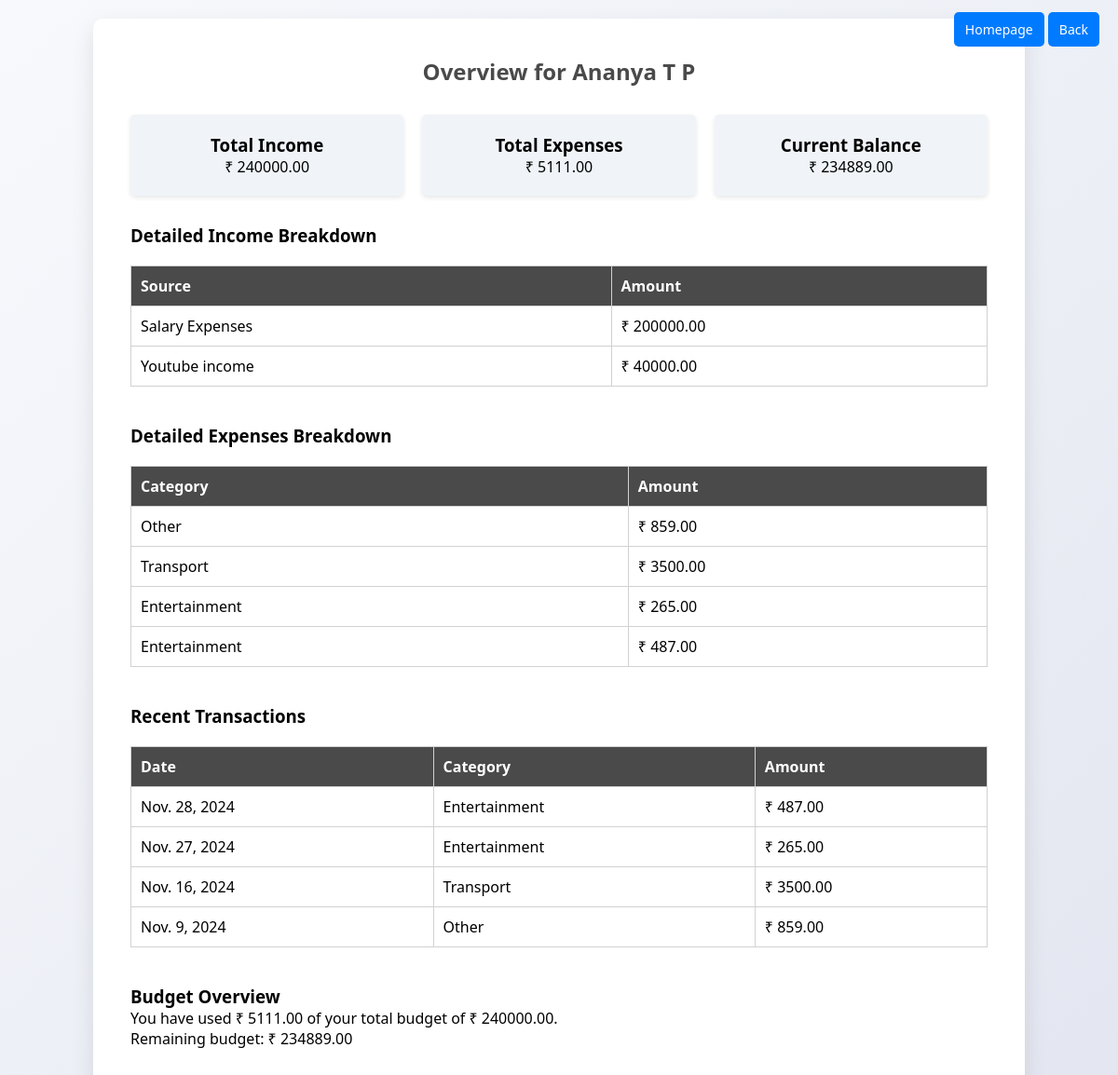
/overview/29/ (signed in), run on the app's committed database.
### Expensiveapp/models.py (models this page shows, shortened)
class users_register(models.Model):
    first_name=models.CharField(max_length=100,null=True)
    last_name=models.CharField(max_length=100,null=True)
    email_id=models.EmailField(unique=True,null=True,blank=True)
    password=models.CharField(max_length=100,null=True,blank=True)
    confirm_password=models.CharField(max_length=100,null=True,blank=True)
    image=models.ImageField(upload_to='media',null=True,blank=True)
    phone=models.IntegerField(null=True,blank=True)

class Income(models.Model):
    user = models.ForeignKey(users_register, on_delete=models.CASCADE)
    source = models.CharField(max_length=100,null=True,blank=True)
    amount = models.DecimalField(max_digits=10, decimal_places=2)
    date = models.DateField()

class Expense(models.Model):
    user = models.ForeignKey(users_register, on_delete=models.CASCADE)
    category = models.CharField(max_length=150)
    description = models.TextField(null=True, blank=True)
    amount = models.DecimalField(max_digits=10, decimal_places=2)
    date = models.DateField(default=timezone.now)

### Expensiveapp/views.py (the view)
# urls.py: path('overview/<int:aid>/',views.overview, name='overview'),
def overview(request, aid):
    user = users_register.objects.filter(id=aid).first()
    if not user:
        messages.error(request, "User does not exist.")
        return redirect('usershome')
    if 'email' not in request.session:
        messages.error(request, "You must be logged in to view your overview.")
        return redirect('login')
    mail = request.session['email']
    try:
        register_instance = users_register.objects.get(email_id=mail)
    except users_register.DoesNotExist:
        messages.error(request, 'User does not exist. Please log in again.')
        return redirect('login')
    income_sources = Income.objects.filter(user=register_instance)
    expenses = Expense.objects.filter(user=register_instance)
    total_income = sum(Decimal(income.amount) for income in income_sources)
    total_expenses = sum(Decimal(expense.amount) for expense in expenses)
    current_balance = total_income - total_expenses
    if total_expenses > total_income * Decimal(0.7):
        messages.warning(request, "Alert: Your expenses have exceeded 70% of your income!")
    recent_transactions = expenses.order_by('-date')[:5]
    total_budget = Decimal(total_income)
    used_budget = total_expenses
    remaining_budget = total_budget - used_budget
    context = {
        'user': user,
        'income_sources': income_sources,
        'expenses': expenses,
        'total_income': total_income,
        'total_expenses': total_expenses,
        'current_balance': current_balance,
        'recent_transactions': recent_transactions,
        'used_budget': used_budget,
        'total_budget': total_budget,
        'remaining_budget': remaining_budget,
    }
    return render(request, 'overview.html', context)

### Expensiveapp/templates/overview.html (shortened to what this page needs)
<!DOCTYPE html>
<html lang="en">
<head>
</head>
<body>
    <div class="homepage-btn-container">
        <a href="/usershome/" class="homepage-btn">Homepage</a>
        <a href="/view/" class="homepage-btn">Back</a>
    </div>
    <div class="overview-container">
        <h2>Overview for {{ user.first_name }} {{ user.last_name }}</h2>
        <div class="summary">
            <div class="summary-item">
                <h3>Total Income</h3>
                <p>₹ {{ total_income }}</p>
            </div>
            <div class="summary-item">
                <h3>Total Expenses</h3>
                <p>₹ {{ total_expenses }}</p>
            </div>
            <div class="summary-item">
                <h3>Current Balance</h3>
                <p>₹ {{ current_balance }}</p>
            </div>
        </div>
        <h3>Detailed Income Breakdown</h3>
        <table>
            <tr>
                <th>Source</th>
                <th>Amount</th>
            </tr>
            {% for income in income_sources %}
            <tr>
                <td>{{ income.source }}</td>
                <td>₹ {{ income.amount }}</td>
            </tr>
            {% endfor %}
        </table>
        <h3>Detailed Expenses Breakdown</h3>
        <table>
            <tr>
                <th>Category</th>
                <th>Amount</th>
            </tr>
            {% for expense in expenses %}
            <tr>
                <td>{{ expense.category }}</td>
                <td>₹ {{ expense.amount }}</td>
            </tr>
            {% endfor %}
        </table>
        <h3>Recent Transactions</h3>
        <table>
            <tr>
                <th>Date</th>
                <th>Category</th>
                <th>Amount</th>
            </tr>
            {% for transaction in recent_transactions %}
            <tr>
                <td>{{ transaction.date }}</td>
                <td>{{ transaction.category }}</td>
                <td>₹ {{ transaction.amount }}</td>
            </tr>
            {% endfor %}
        </table>
        <h3>Budget Overview</h3>
        <div class="budget-overview">
            <p>You have used ₹ {{ used_budget }} of your total budget of ₹ {{ total_budget }}.</p>
            <p>Remaining budget: ₹ {{ remaining_budget }}</p>
        </div>
    </div>
</body>
</html>

### Expensiveapp/templates/overview.html (style rules this page uses)
* { margin: 0; padding: 0; box-sizing: border-box; }
body { font-family: 'Segoe UI', sans-serif; background: linear-gradient(to bottom right, #f7f9fc, #e3e6f0); display: flex; justify-content: center; align-items: flex-start; min-height: 100vh; padding: 20px; }
.overview-container { background-color: white; padding: 40px; border-radius: 10px; box-shadow: 0 10px 25px rgba(0, 0, 0, 0.1); width: 100%; max-width: 1000px; height: auto; display: flex; flex-direction: column; justify-content: flex-start; }
h2 { color: #4a4a4a; margin-bottom: 30px; text-align: center; }
.summary { display: flex; justify-content: space-between; margin-bottom: 30px; }
.summary-item { flex: 1; margin-right: 20px; padding: 20px; background-color: #f0f4f8; border-radius: 5px; text-align: center; box-shadow: 0 2px 5px rgba(0, 0, 0, 0.1); }
.summary-item:last-child { margin-right: 0; }
table { width: 100%; border-collapse: collapse; margin-top: 20px; margin-bottom: 40px; }
table, th, td { border: 1px solid #d1d1d1; }
th, td { padding: 10px; text-align: left; }
th { background-color: #4a4a4a; color: white; }
.homepage-btn-container { position: absolute; top: 20px; right: 20px; }
.homepage-btn { background-color: #007bff; color: white; padding: 9px 12px; border: none; border-radius: 5px; font-size: 14px; cursor: pointer; text-decoration: none; transition: background-color 0.3s ease; }

### data on the page
users_register: first_name "Ananya", last_name "T P"
Income: source "Salary Expenses", amount "200000.00"
Income: source "Youtube income", amount "40000.00"
Expense: category "Other", amount "859.00"
Expense: category "Transport", amount "3500.00"
Expense: category "Entertainment", amount "265.00"
Expense: category "Entertainment", amount "487.00"

### other printed values
{{ total_income }} "240000.00"
{{ total_expenses }} "5111.00"
{{ current_balance }} "234889.00"
{{ used_budget }} "5111.00"
{{ total_budget }} "240000.00"
{{ remaining_budget }} "234889.00"
